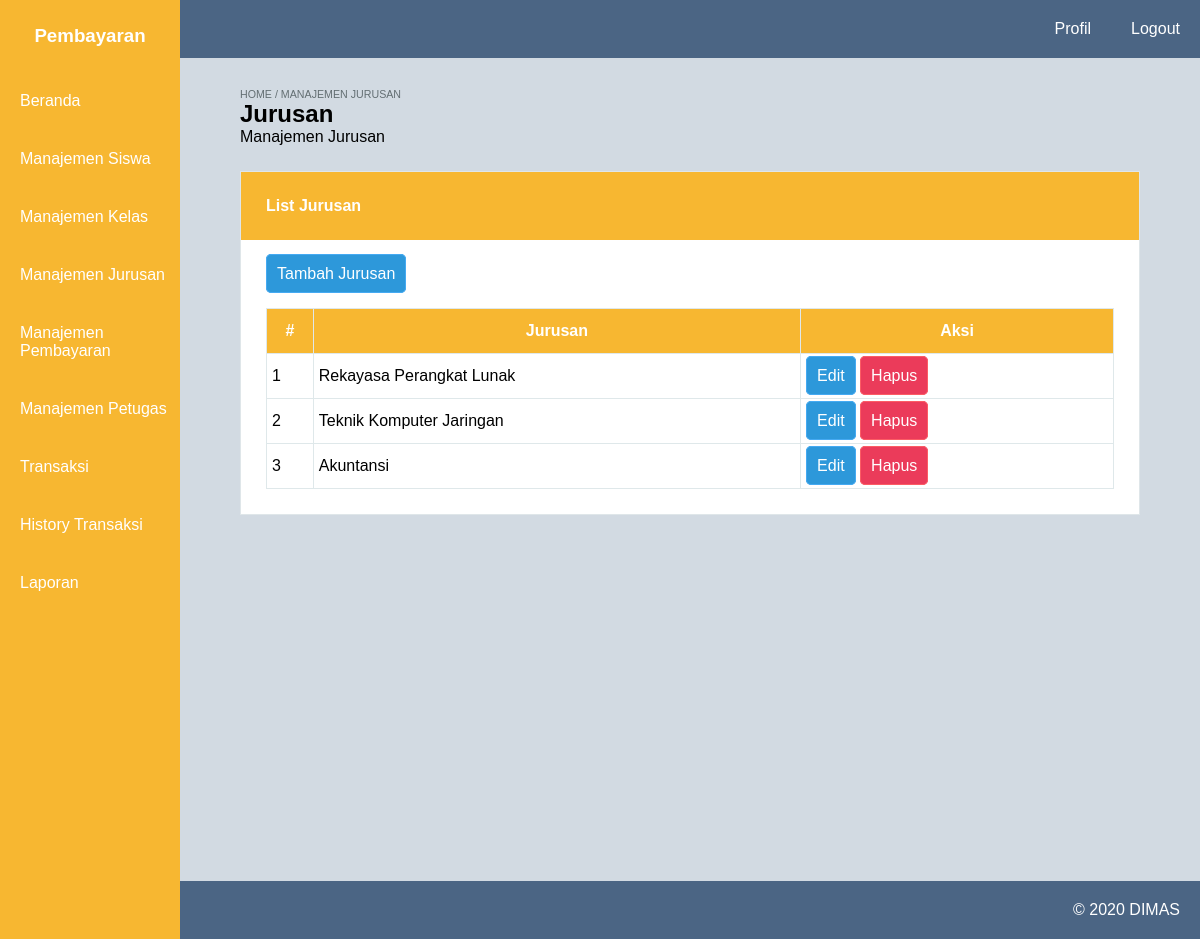
Screenshot of /major.php with the database file from the repository.
### tables this page shows
CREATE TABLE `tbljurusan` (
  `id_jurusan` int(11) NOT NULL,
  `jurusan` varchar(100) NOT NULL
);

### config/functions.php (called while the page is built, shortened)
<?php
class functions {
	public $conn;
	public function __construct()
	{
		$this->conn = mysqli_connect("localhost","root","","dbspp");
		$this->baseurl = "http://localhost/pembayaranspp/";
	}
	public function query($query)
	{
		$rows = [];
		$get = mysqli_query($this->conn,$query);
		while ( $row = mysqli_fetch_assoc($get) ) {
			$rows[] = $row;
		}
		return $rows;
	}
	public function num_rows($query)
	{
		$get = mysqli_query($this->conn,$query);
		return mysqli_num_rows($get);
	}
	public function get_major($id_jurusan = null)
	{
		if ( $id_jurusan == null ) {
			$query = "SELECT * FROM tbljurusan";
			if ( $this->num_rows($query) < 1 ) {
				return 3;
			} else {
				return $this->query($query);
			}
		}
	}
}

### major.php (the view, shortened to what this page needs)
<?php
include 'config/functions.php';
$myfunc = new functions();
$myfunc->set_title("Jurusan");
$myfunc->set_subtitle("Manajemen Jurusan");
$myfunc->set_breadcrumbs("HOME / MANAJEMEN JURUSAN");
include 'templates/head.php';
include 'templates/nav.php';
$get = $myfunc->get_major();
?>
<div class="content-section mt-5">
	<div class="card">
		<div class="card-header bg-warning text-white">
			List Jurusan
		</div>
		<div class="card-body">
			<a href="<?= $myfunc->baseurl ?>major_add.php" class="btn btn-primary">Tambah Jurusan</a>
			<div class="table-responsive mt-5">
				<table class="table">
					<thead class="bg-warning text-white">
						<tr>
							<th>#</th>
							<th>Jurusan</th>
							<th>Aksi</th>
						</tr>
					</thead>
					<tbody>
						<?php if ( $get == 3 ): ?>
							<tr class="text-center">
								<td colspan="3">Tidak ada data</td>
							</tr>
						<?php else: ?>
							<?php $i = 1;
							foreach ($get as $row): ?>
								<tr>
									<td><?= $i++ ?></td>
									<td><?= $row['jurusan'] ?></td>
									<td>
										<a href="<?= $myfunc->baseurl ?>major_edit.php?id=<?= $row['id_jurusan'] ?>" class="btn btn-primary">Edit</a>
										<a href="<?= $myfunc->baseurl ?>major.php?hapus=<?= $row['id_jurusan'] ?>" class="btn btn-danger" onclick="return confirm('yakin ?')">Hapus</a>
									</td>
								</tr>
							<?php endforeach ?>
						<?php endif ?>
					</tbody>
				</table>
			</div>
		</div>
	</div>
</div>
<?php
	include 'templates/footer.php';
?>

### assets/style.css (style rules this page uses)
:root { --dark : #4b6584; --light : #a5b1c2; --primary : #2d98da; --danger : #eb3b5a; --success : #20bf6b; --warning : #f7b731; --out-primary : #45aaf2; --out-danger : #fc5c65; --out-success : #26de81; --out-warning : #fed330; }
* { padding: 0; margin: 0; font-family: arial; }
body { background-color: #d2dae2; }
.text-white { color: #fff; }
.bg-warning { background-color: var(--warning); background-color: -webkit-var(--warning); }
.mt-5 { margin-top: 25px; }
.card { background: #fff; border: 1px solid #dfe6e9; }
.card-header { overflow: auto; padding: 25px; font-weight: bold; }
.card-body { overflow: auto; padding: 25px; }
a.btn { text-decoration: none; }
.btn { background: #636e72; border: 1px solid #dfe6e9; color: #fff; border-radius: 5px; padding: 10px; cursor: pointer; }
.btn-primary { background: var(--primary); background: -webkit-var(--primary); border: 1px solid var(--out-primary); border: 1px solid -webkit-var(--out-primary); }
.btn-danger { background: var(--danger); background: -webkit-var(--danger); border: 1px solid var(--out-danger); border: 1px solid -webkit-var(--out-danger); }
.table-responsive { width: 100%; overflow: auto; }
.table { width: 100%; border: 1px solid #2d3436; border-collapse: collapse; }
.table td, .table th { border: 1px solid #dfe8ea; padding: 13px 5px; }

### rows the page displays
tbljurusan: jurusan "Rekayasa Perangkat Lunak"
tbljurusan: jurusan "Teknik Komputer Jaringan"
tbljurusan: jurusan "Akuntansi"

### other values shown
$myfunc->breadcrumbs "HOME / MANAJEMEN JURUSAN"
$myfunc->title "Jurusan"
$myfunc->subtitle "Manajemen Jurusan"
